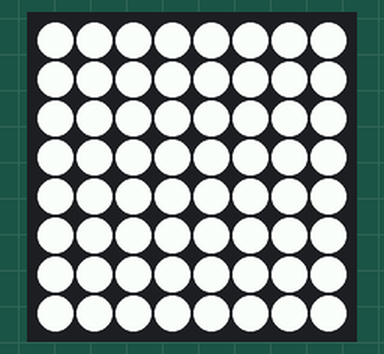
The program below on a simulated Raspberry Pi (BCM pin numbers) with a Sense HAT. Parts: the Sense HAT's 8×8 RGB LED matrix.

Above: at 1.32 s.

The program:

pulse.py
```python
#!/usr/bin/env python2
# -*- coding: utf-8 -*-

# Dimitrios Paraschas (paraschas@gmail.com)


from __future__ import absolute_import
from __future__ import division
from __future__ import print_function

import sys
sys.dont_write_bytecode = True

import time

try:
    from sense_hat import SenseHat
except ImportError:
    from sense_emu import SenseHat


def main():
    """
    main function
    """
    # off
    B = [0, 0, 0]
    # full on
    W = [255, 255, 255]
    # half on
    w = [127, 127, 127]
    # red
    R = [255, 0, 0]
    # green
    G = [0, 100, 0]
    # blue
    B = [0, 0, 128]

    sense = SenseHat()

    sense.clear()

    full_on = [W for _ in range(64)]
    half_on = [w for _ in range(64)]

    while True:
        sense.set_pixels(full_on)

        time.sleep(0.2)

        sense.clear()

        time.sleep(1)


if __name__ == "__main__":
    main()
```
